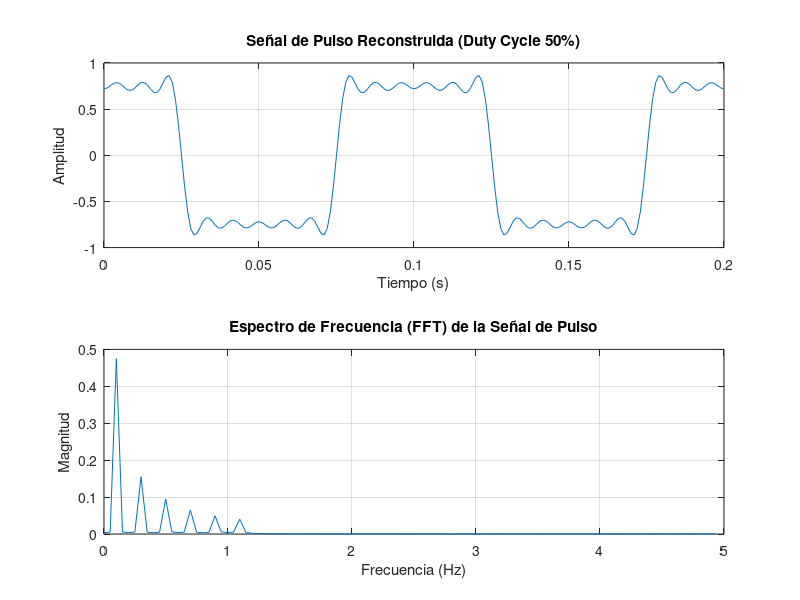

Write the MATLAB code that produced this figure.
% Definir parámetros de la señal
T = 0.1;  % Periodo de la señal (en segundos)
f = 1/T;  % Frecuencia fundamental (en Hz)

% Amplitudes de los armónicos proporcionadas
A1 = 0.95;   % Armónico 1
A3 = -0.31;  % Armónico 3
A5 = 0.19;   % Armónico 5
A7 = -0.13;  % Armónico 7
A9 = 0.10;   % Armónico 9
A11 = -0.08; % Armónico 11

% Definir el tiempo
t = 0:T/100:2*T;  % 2 períodos de la señal con 100 muestras por período

% Reconstrucción de la señal de pulso con los armónicos impares y usando coseno
V1 = A1 * cos(2 * pi * f * t);           % Armónico 1
V3 = A3 * cos(2 * pi * 3 * f * t);       % Armónico 3
V5 = A5 * cos(2 * pi * 5 * f * t);       % Armónico 5
V7 = A7 * cos(2 * pi * 7 * f * t);       % Armónico 7
V9 = A9 * cos(2 * pi * 9 * f * t);       % Armónico 9
V11 = A11 * cos(2 * pi * 11 * f * t);    % Armónico 11

% Señal reconstruida sumando todos los armónicos
V_pulse = V1 + V3 + V5 + V7 + V9 + V11;

% Graficar la señal de pulso reconstruida en el dominio del tiempo
figure;
subplot(2,1,1);  % Subgráfico para la señal en el dominio del tiempo
plot(t, V_pulse);
title('Señal de Pulso Reconstruida (Duty Cycle 50%)');
xlabel('Tiempo (s)');
ylabel('Amplitud');
grid on;

% Aplicar la FFT a la señal
N = length(V_pulse);  % Número de puntos en la señal
f_fft = fft(V_pulse);  % Calcular la FFT

% Calcular las frecuencias correspondientes
f_rec = (0:N-1)*(1/T)/N;  % Vector de frecuencias

% Magnitud de la FFT
mag_f_fft = abs(f_fft)/N;

% Graficar la FFT en el dominio de la frecuencia
subplot(2,1,2);  % Subgráfico para la FFT
f_half = floor(N/2); % Asegurarse de que N/2 sea un entero
plot(f_rec(1:f_half), mag_f_fft(1:f_half)); % Graficar solo las frecuencias positivas
title('Espectro de Frecuencia (FFT) de la Señal de Pulso');
xlabel('Frecuencia (Hz)');
ylabel('Magnitud');
grid on;
